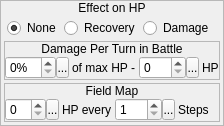
           <widget class="QFrame" name="frame_17">
            <property name="frameShape">
             <enum>QFrame::StyledPanel</enum>
            </property>
            <property name="frameShadow">
             <enum>QFrame::Raised</enum>
            </property>
            <layout class="QVBoxLayout" name="verticalLayout_25">
             <property name="spacing">
              <number>0</number>
             </property>
             <property name="margin">
              <number>0</number>
             </property>
             <item>
              <widget class="QLabel" name="label_27">
               <property name="sizePolicy">
                <sizepolicy hsizetype="Preferred" vsizetype="Fixed">
                 <horstretch>0</horstretch>
                 <verstretch>0</verstretch>
                </sizepolicy>
               </property>
               <property name="text">
                <string>Effect on HP</string>
               </property>
               <property name="alignment">
                <set>Qt::AlignCenter</set>
               </property>
              </widget>
             </item>
             <item>
              <widget class="QWidget" name="widget_25" native="true">
               <layout class="QVBoxLayout" name="verticalLayout_28">
                <property name="spacing">
                 <number>3</number>
                </property>
                <property name="margin">
                 <number>3</number>
                </property>
                <item>
                 <layout class="QHBoxLayout" name="horizontalLayout_31">
                  <property name="spacing">
                   <number>0</number>
                  </property>
                  <item>
                   <widget class="QRadioButton" name="hpEffect_rbNone">
                    <property name="sizePolicy">
                     <sizepolicy hsizetype="Fixed" vsizetype="Fixed">
                      <horstretch>0</horstretch>
                      <verstretch>0</verstretch>
                     </sizepolicy>
                    </property>
                    <property name="text">
                     <string>None</string>
                    </property>
                    <property name="checked">
                     <bool>true</bool>
                    </property>
                   </widget>
                  </item>
                  <item>
                   <widget class="QRadioButton" name="hpEffect_rbRecovery">
                    <property name="sizePolicy">
                     <sizepolicy hsizetype="Fixed" vsizetype="Fixed">
                      <horstretch>0</horstretch>
                      <verstretch>0</verstretch>
                     </sizepolicy>
                    </property>
                    <property name="text">
                     <string>Recovery</string>
                    </property>
                   </widget>
                  </item>
                  <item>
                   <widget class="QRadioButton" name="hpEffect_rbDamage">
                    <property name="sizePolicy">
                     <sizepolicy hsizetype="Fixed" vsizetype="Fixed">
                      <horstretch>0</horstretch>
                      <verstretch>0</verstretch>
                     </sizepolicy>
                    </property>
                    <property name="text">
                     <string>Damage</string>
                    </property>
                   </widget>
                  </item>
                 </layout>
                </item>
                <item>
                 <widget class="QWidget" name="wHPEffect" native="true">
                  <property name="sizePolicy">
                   <sizepolicy hsizetype="Preferred" vsizetype="Fixed">
                    <horstretch>0</horstretch>
                    <verstretch>0</verstretch>
                   </sizepolicy>
                  </property>
                  <layout class="QVBoxLayout" name="verticalLayout_39">
                   <property name="spacing">
                    <number>3</number>
                   </property>
                   <property name="margin">
                    <number>0</number>
                   </property>
                   <item>
                    <widget class="QFrame" name="hpEffect_frmPerTurn">
                     <property name="sizePolicy">
                      <sizepolicy hsizetype="Preferred" vsizetype="Fixed">
                       <horstretch>0</horstretch>
                       <verstretch>0</verstretch>
                      </sizepolicy>
                     </property>
                     <property name="frameShape">
                      <enum>QFrame::StyledPanel</enum>
                     </property>
                     <property name="frameShadow">
                      <enum>QFrame::Raised</enum>
                     </property>
                     <layout class="QVBoxLayout" name="verticalLayout_26">
                      <property name="spacing">
                       <number>0</number>
                      </property>
                      <property name="margin">
                       <number>0</number>
                      </property>
                      <item>
                       <widget class="QLabel" name="hpEffect_lblPerTurn">
                        <property name="sizePolicy">
                         <sizepolicy hsizetype="Preferred" vsizetype="Fixed">
                          <horstretch>0</horstretch>
                          <verstretch>0</verstretch>
                         </sizepolicy>
                        </property>
                        <property name="text">
                         <string>Damage Per Turn in Battle</string>
                        </property>
                        <property name="alignment">
                         <set>Qt::AlignCenter</set>
                        </property>
                       </widget>
                      </item>
                      <item>
                       <widget class="QWidget" name="widget_26" native="true">
                        <layout class="QHBoxLayout" name="horizontalLayout_27">
                         <property name="spacing">
                          <number>3</number>
                         </property>
                         <property name="margin">
                          <number>0</number>
                         </property>
                         <item>
                          <widget class="QWidget" name="widget_27" native="true">
                           <property name="sizePolicy">
                            <sizepolicy hsizetype="Fixed" vsizetype="Fixed">
                             <horstretch>0</horstretch>
                             <verstretch>0</verstretch>
                            </sizepolicy>
                           </property>
                           <layout class="QHBoxLayout" name="horizontalLayout_25">
                            <property name="spacing">
                             <number>0</number>
                            </property>
                            <property name="margin">
                             <number>0</number>
                            </property>
                            <item>
                             <widget class="QSpinBox" name="hpEffect_sbPercentPerTurn">
                              <property name="sizePolicy">
                               <sizepolicy hsizetype="Fixed" vsizetype="Fixed">
                                <horstretch>0</horstretch>
                                <verstretch>0</verstretch>
                               </sizepolicy>
                              </property>
                              <property name="suffix">
                               <string>%</string>
                              </property>
                             </widget>
                            </item>
                            <item>
                             <widget class="SpinBoxSideButton" name="hpEffect_bPercentPerTurnSideButton">
                              <property name="minimumSize">
                               <size>
                                <width>13</width>
                                <height>21</height>
                               </size>
                              </property>
                              <property name="maximumSize">
                               <size>
                                <width>13</width>
                                <height>21</height>
                               </size>
                              </property>
                              <property name="text">
                               <string>...</string>
                              </property>
                              <property name="icon">
                               <iconset resource="gui_icons.qrc">
                                <normaloff>:/icons/spinBoxSideButton.png</normaloff>:/icons/spinBoxSideButton.png</iconset>
                              </property>
                              <property name="iconSize">
                               <size>
                                <width>8</width>
                                <height>16</height>
                               </size>
                              </property>
                             </widget>
                            </item>
                           </layout>
                          </widget>
                         </item>
                         <item>
                          <widget class="QLabel" name="hpEffect_lblAmount">
                           <property name="text">
                            <string>of max HP -</string>
                           </property>
                          </widget>
                         </item>
                         <item>
                          <widget class="QWidget" name="widget_28" native="true">
                           <layout class="QHBoxLayout" name="horizontalLayout_26">
                            <property name="spacing">
                             <number>0</number>
                            </property>
                            <property name="margin">
                             <number>0</number>
                            </property>
                            <item>
                             <widget class="QSpinBox" name="hpEffect_sbAmountPerTurn">
                              <property name="maximum">
                               <number>999</number>
                              </property>
                             </widget>
                            </item>
                            <item>
                             <widget class="SpinBoxSideButton" name="hpEffect_bAmountPerTurnSideButton">
                              <property name="minimumSize">
                               <size>
                                <width>13</width>
                                <height>21</height>
                               </size>
                              </property>
                              <property name="maximumSize">
                               <size>
                                <width>13</width>
                                <height>21</height>
                               </size>
                              </property>
                              <property name="text">
                               <string>...</string>
                              </property>
                              <property name="icon">
                               <iconset resource="gui_icons.qrc">
                                <normaloff>:/icons/spinBoxSideButton.png</normaloff>:/icons/spinBoxSideButton.png</iconset>
                              </property>
                              <property name="iconSize">
                               <size>
                                <width>8</width>
                                <height>16</height>
                               </size>
                              </property>
                             </widget>
                            </item>
                           </layout>
                          </widget>
                         </item>
                         <item>
                          <widget class="QLabel" name="label_30">
                           <property name="text">
                            <string>HP</string>
                           </property>
                          </widget>
                         </item>
                        </layout>
                       </widget>
                      </item>
                     </layout>
                    </widget>
                   </item>
                   <item>
                    <widget class="QFrame" name="hpEffect_frmFieldMap">
                     <property name="sizePolicy">
                      <sizepolicy hsizetype="Preferred" vsizetype="Fixed">
                       <horstretch>0</horstretch>
                       <verstretch>0</verstretch>
                      </sizepolicy>
                     </property>
                     <property name="frameShape">
                      <enum>QFrame::StyledPanel</enum>
                     </property>
                     <property name="frameShadow">
                      <enum>QFrame::Raised</enum>
                     </property>
                     <layout class="QVBoxLayout" name="verticalLayout_27">
                      <property name="spacing">
                       <number>0</number>
                      </property>
                      <property name="margin">
                       <number>0</number>
                      </property>
                      <item>
                       <widget class="QLabel" name="label_31">
                        <property name="sizePolicy">
                         <sizepolicy hsizetype="Preferred" vsizetype="Fixed">
                          <horstretch>0</horstretch>
                          <verstretch>0</verstretch>
                         </sizepolicy>
                        </property>
                        <property name="text">
                         <string>Field Map</string>
                        </property>
                        <property name="alignment">
                         <set>Qt::AlignCenter</set>
                        </property>
                       </widget>
                      </item>
                      <item>
                       <widget class="QWidget" name="widget_29" native="true">
                        <layout class="QHBoxLayout" name="horizontalLayout_28">
                         <property name="spacing">
                          <number>3</number>
                         </property>
                         <property name="margin">
                          <number>0</number>
                         </property>
                         <item>
                          <widget class="QWidget" name="widget_30" native="true">
                           <property name="sizePolicy">
                            <sizepolicy hsizetype="Fixed" vsizetype="Fixed">
                             <horstretch>0</horstretch>
                             <verstretch>0</verstretch>
                            </sizepolicy>
                           </property>
                           <layout class="QHBoxLayout" name="horizontalLayout_29">
                            <property name="spacing">
                             <number>0</number>
                            </property>
                            <property name="margin">
                             <number>0</number>
                            </property>
                            <item>
                             <widget class="QSpinBox" name="hpEffect_sbAmountPerNumSteps">
                              <property name="sizePolicy">
                               <sizepolicy hsizetype="Fixed" vsizetype="Fixed">
                                <horstretch>0</horstretch>
                                <verstretch>0</verstretch>
                               </sizepolicy>
                              </property>
                             </widget>
                            </item>
                            <item>
                             <widget class="SpinBoxSideButton" name="hpEffect_bAmountPerNumStepsSideButton">
                              <property name="minimumSize">
                               <size>
                                <width>13</width>
                                <height>21</height>
                               </size>
                              </property>
                              <property name="maximumSize">
                               <size>
                                <width>13</width>
                                <height>21</height>
                               </size>
                              </property>
                              <property name="text">
                               <string>...</string>
                              </property>
                              <property name="icon">
                               <iconset resource="gui_icons.qrc">
                                <normaloff>:/icons/spinBoxSideButton.png</normaloff>:/icons/spinBoxSideButton.png</iconset>
                              </property>
                              <property name="iconSize">
                               <size>
                                <width>8</width>
                                <height>16</height>
                               </size>
                              </property>
                             </widget>
                            </item>
                           </layout>
                          </widget>
                         </item>
                         <item>
                          <widget class="QLabel" name="label_32">
                           <property name="text">
                            <string>HP every</string>
                           </property>
                          </widget>
                         </item>
                         <item>
                          <widget class="QWidget" name="widget_31" native="true">
                           <layout class="QHBoxLayout" name="horizontalLayout_30">
                            <property name="spacing">
                             <number>0</number>
                            </property>
                            <property name="margin">
                             <number>0</number>
                            </property>
                            <item>
                             <widget class="QSpinBox" name="hpEffect_sbNumSteps">
                              <property name="minimum">
                               <number>1</number>
                              </property>
                              <property name="maximum">
                               <number>999</number>
                              </property>
                             </widget>
                            </item>
                            <item>
                             <widget class="SpinBoxSideButton" name="hpEffect_bNumStepsSideButton">
                              <property name="minimumSize">
                               <size>
                                <width>13</width>
                                <height>21</height>
                               </size>
                              </property>
                              <property name="maximumSize">
                               <size>
                                <width>13</width>
                                <height>21</height>
                               </size>
                              </property>
                              <property name="text">
                               <string>...</string>
                              </property>
                              <property name="icon">
                               <iconset resource="gui_icons.qrc">
                                <normaloff>:/icons/spinBoxSideButton.png</normaloff>:/icons/spinBoxSideButton.png</iconset>
                              </property>
                              <property name="iconSize">
                               <size>
                                <width>8</width>
                                <height>16</height>
                               </size>
                              </property>
                             </widget>
                            </item>
                           </layout>
                          </widget>
                         </item>
                         <item>
                          <widget class="QLabel" name="label_33">
                           <property name="text">
                            <string>Steps</string>
                           </property>
                          </widget>
                         </item>
                        </layout>
                       </widget>
                      </item>
                     </layout>
                    </widget>
                   </item>
                  </layout>
                 </widget>
                </item>
               </layout>
              </widget>
             </item>
            </layout>
           </widget>
